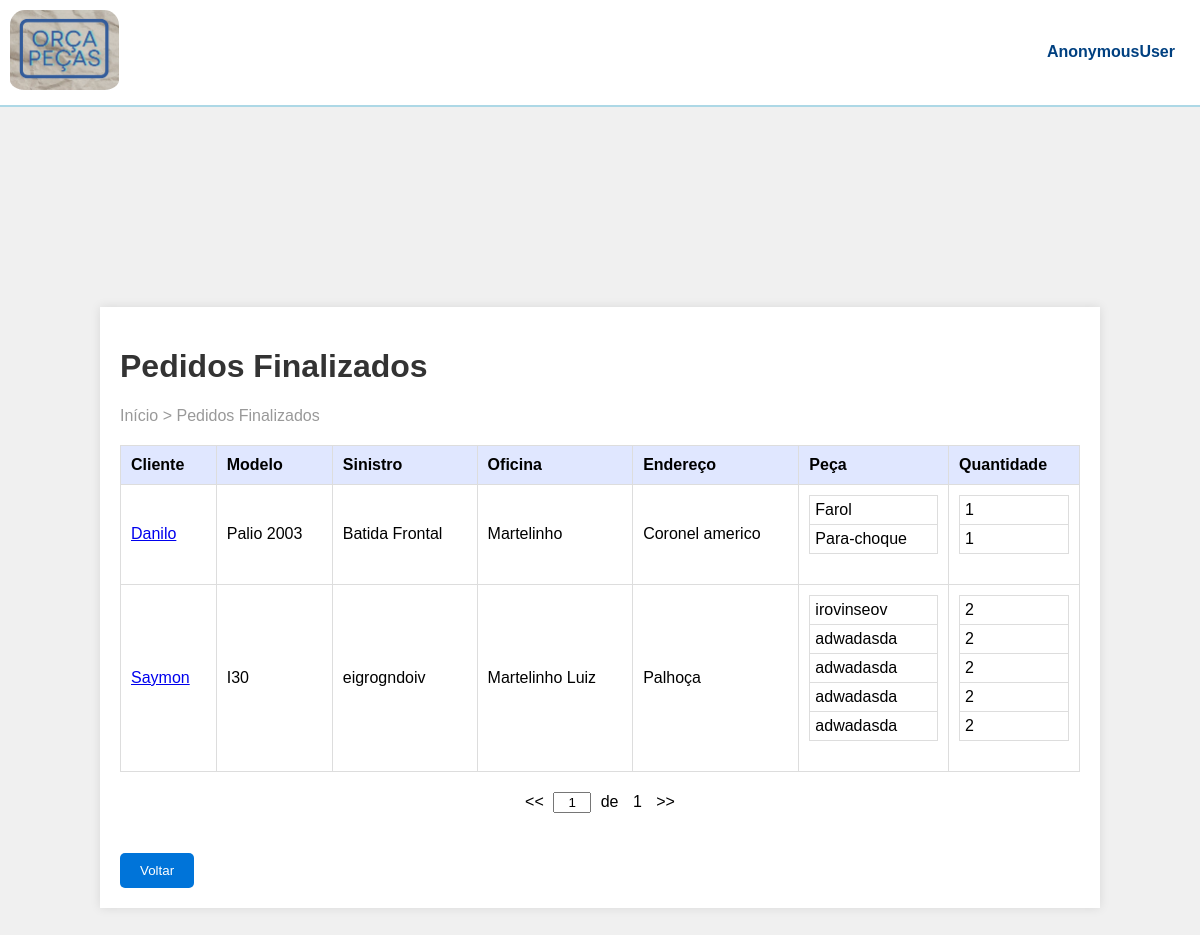
The app's page /finalizados/, older data.
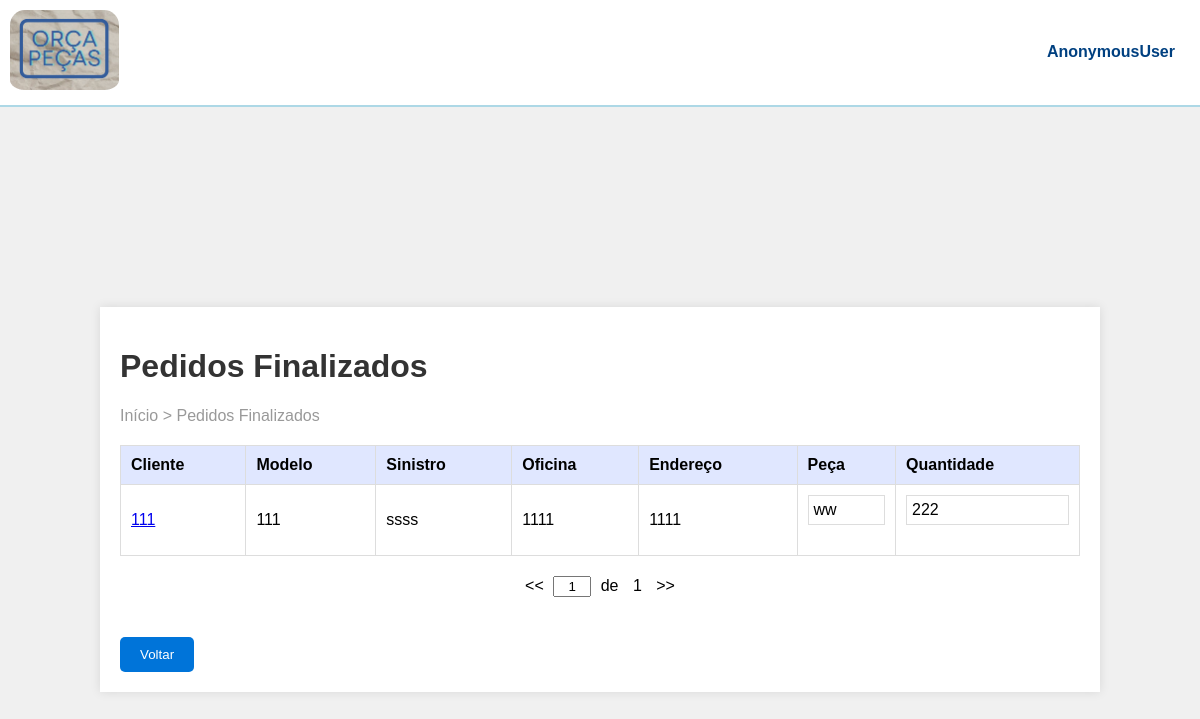
The same page, newer data.
### orcaPecas/models.py (models this page shows, shortened)
class Orcamento(models.Model):
    criador = models.ForeignKey(User, on_delete=models.CASCADE)
    nome = models.CharField(max_length=100)
    modelo = models.CharField(max_length=100)
    placa = models.CharField(max_length=100)
    data_criacao = models.DateTimeField(auto_now_add=True)
    oficina_entrega_nome = models.CharField(max_length=100)
    oficina_entrega_endereco = models.TextField()
    status = models.CharField(max_length=27, default='Pendente')
    comentarios_cliente = models.TextField(blank=True, null=True)
    comentarios_fornecedor = models.TextField(blank=True, null=True)
    prazo_entrega = models.DateField(blank=True, null=True)
    valor_total = models.DecimalField(max_digits=10, decimal_places=2, blank=True, null=True)
    itens_orcamento = models.JSONField(default=list)

### orcaPecas/views.py (the view)
# urls.py: path('finalizados/', views.orcamentos_finalizados, name='finalizados'),
def orcamentos_finalizados(request):
    orcamentos = Orcamento.objects.filter(status='Aprovado')
    return render(request, 'pages/finalizados.html', {'orcamentos': orcamentos})

### orcaPecas/templates/pages/finalizados.html (shortened to what this page needs)
{% load static %}
<!DOCTYPE html>
<html lang="en">
<head>
    <link rel="stylesheet" href="{% static 'css/style_orcamento.css' %}" />
</head>
<body>
  <header>
    <img src="{% static 'images/logoOrcaPecas.PNG' %}" alt="Logo" />
    <span class="user-name">{{ user }}</span>
  </header>
  <div class="container">
    <h1>Pedidos Finalizados</h1>
    <div class="breadcrumb">Início > Pedidos Finalizados</div>
    <div class="table-container">
    <table>
        <thead>
          <tr>
            <th>Cliente</th>
            <th>Modelo</th>
            <th>Sinistro</th>
            <th>Oficina</th>
            <th>Endereço</th>
            <th>Peça</th>
            <th>Quantidade</th>
          </tr>
        </thead>
        <tbody>
            {% for orcamento in orcamentos %}
          <tr>
            <td>
                <a href="{%url 'finalizados2' orcamento.id %}">{{ orcamento.nome }}</a>
            </td>
            <td>{{ orcamento.modelo }}</td>
            <td>{{ orcamento.comentarios_cliente }}</td>
            <td>{{ orcamento.oficina_entrega_nome }}</td>
            <td>{{ orcamento.oficina_entrega_endereco }}</td>
            <td>
                <table class="sub-table">
                    {% for item in orcamento.itens_orcamento %}
                    <tr>
                        <td>{{ item.peca }}</td>
                    </tr>
                    {% endfor %}
                </table>
            </td>
            <td>
                <table class="sub-table">
                    {% for item in orcamento.itens_orcamento %}
                    <tr>
                        <td>{{ item.quantidade }}</td>
                    </tr>
                    {% endfor %}
                </table>
            </td>
          </tr>
          {% endfor %}
        </tbody>
      </table>
    </div>
    <div class="pagination">
        <span>&lt;&lt;</span>
        <input type="text" value="1">
        <span>de</span>
        <span>1</span>
        <span>&gt;&gt;</span>
    </div>
    <a href="{% url 'index' %}"><button type="button" class="btn-back">Voltar</button></a>
  </div>
</body>
</html>

### templates/static/css/style_orcamento.css (style rules this page uses)
header { display: flex; justify-content: space-between; align-items: center; background-color: white; border-bottom: 2px solid #add8e6; padding: 10px; margin-bottom: 200px; }
header img { max-height: 80px; padding-bottom: 5px; border-radius: 15px; }
.user-name { color: #004080; margin-right: 10px; }
body { font-family: Arial, sans-serif; background-color: #f0f0f0; margin: 0; padding: 0; }
.container { width: 80%; margin: 100px auto; padding: 20px; background-color: white; box-shadow: 0 0 10px rgba(0, 0, 0, 0.1); }
h1 { color: #333; }
.breadcrumb { color: #999; margin-bottom: 20px; }
.table-container { overflow-x: auto; }
table { width: 100%; border-collapse: collapse; margin-bottom: 20px; }
th, td { padding: 10px; border: 1px solid #ddd; text-align: left; }
th { background-color: #e0e7ff; }
.pagination { text-align: center; margin-bottom: 20px; }
.pagination span { margin: 0 5px; cursor: pointer; }
.pagination input { width: 30px; text-align: center; }
button { text-align: center; margin-top: 20px; }
button { padding: 10px 20px; background-color: #0074d9; color: #fff; border: none; border-radius: 5px; cursor: pointer; margin-right: 10px; }
.user-name { margin-right: 15px; font-weight: bold; color: #004080; }
.sub-table { width: 100%; border-collapse: collapse; }
.sub-table th, .sub-table td { border: 1px solid #ddd; padding: 5px; }

Row changes from the older to the newer data that the page shows:
removed Orcamento: nome "Danilo", modelo "Palio 2003", comentarios_cliente "Batida Frontal", oficina_entrega_nome "Martelinho", oficina_entrega_endereco "Coronel americo", peca "Farol" "Para-choque", quantidade "1" "1"
removed Orcamento: nome "Saymon", modelo "I30", comentarios_cliente "eigrogndoiv", oficina_entrega_nome "Martelinho Luiz", oficina_entrega_endereco "Palhoça", peca "irovinseov" "adwadasda" "adwadasda" "adwadasda" "adwadasda", quantidade "2" "2" "2" "2" "2"
added Orcamento: nome "111", modelo "111", comentarios_cliente "ssss", oficina_entrega_nome "1111", oficina_entrega_endereco "1111", peca "ww", quantidade "222"
